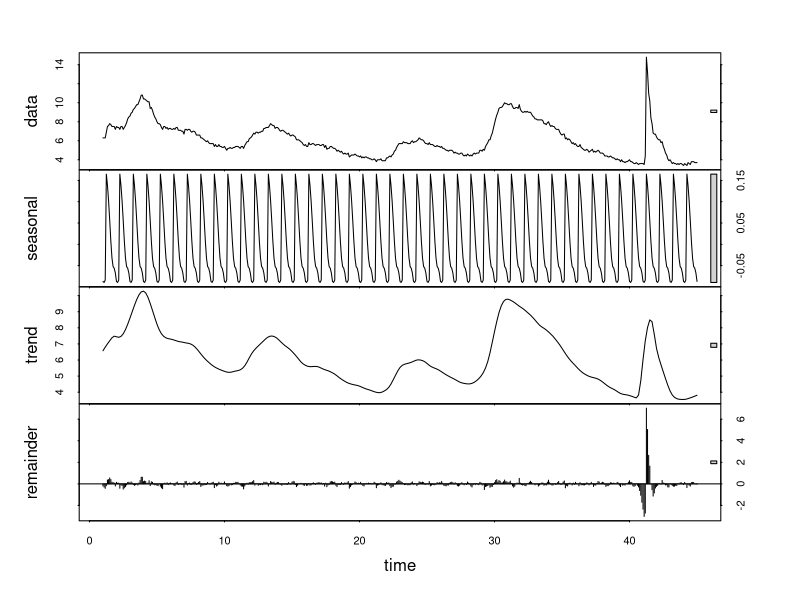
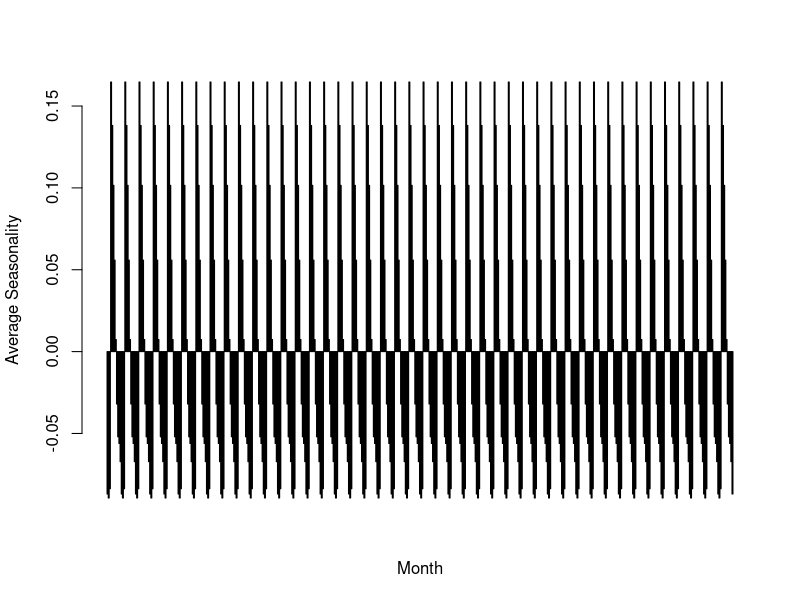
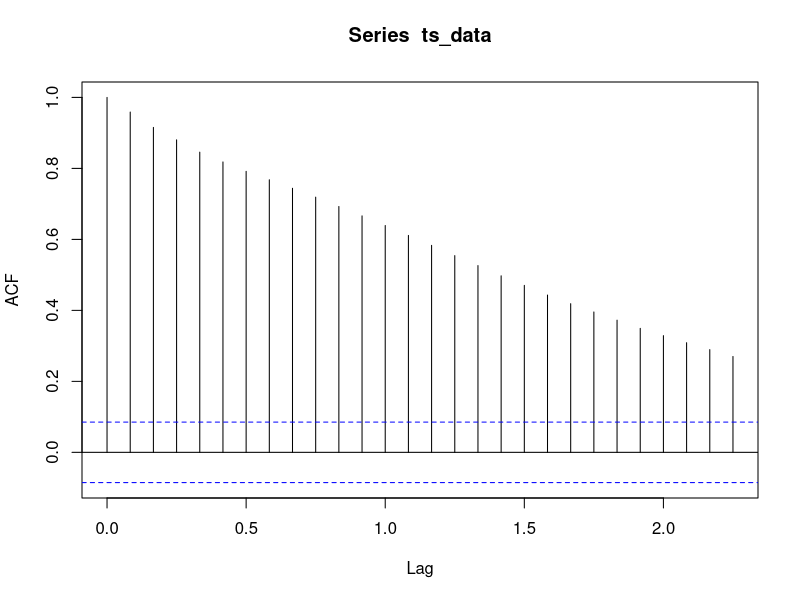
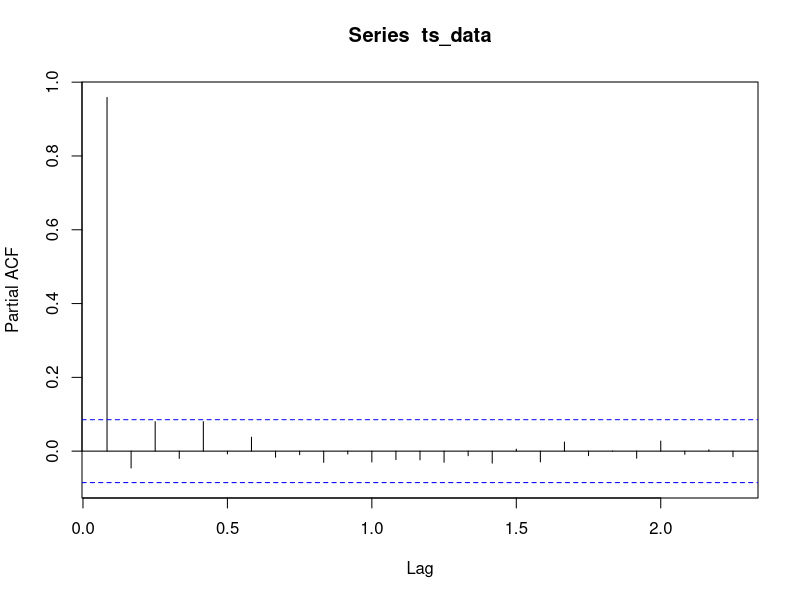
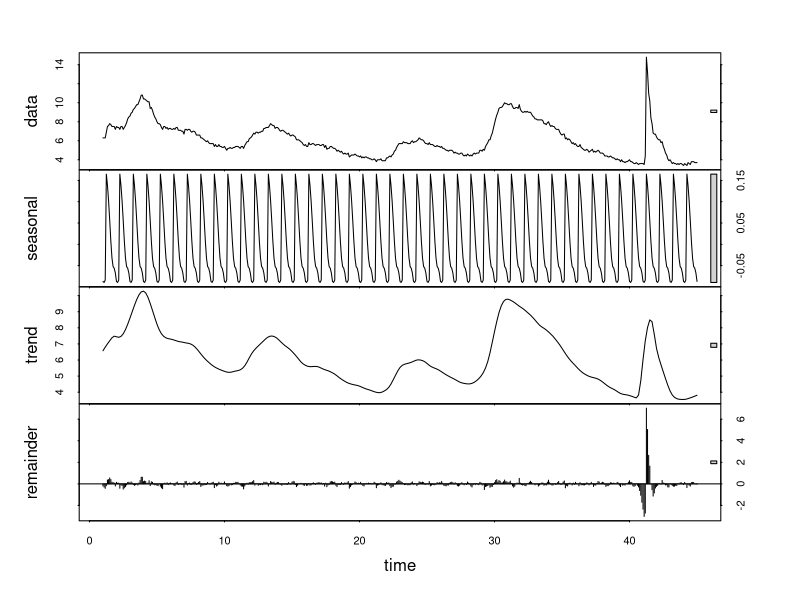
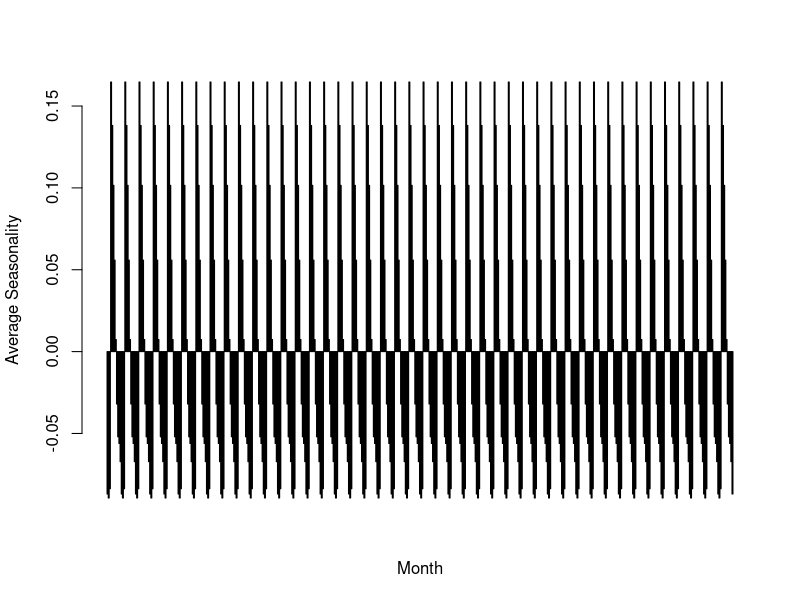
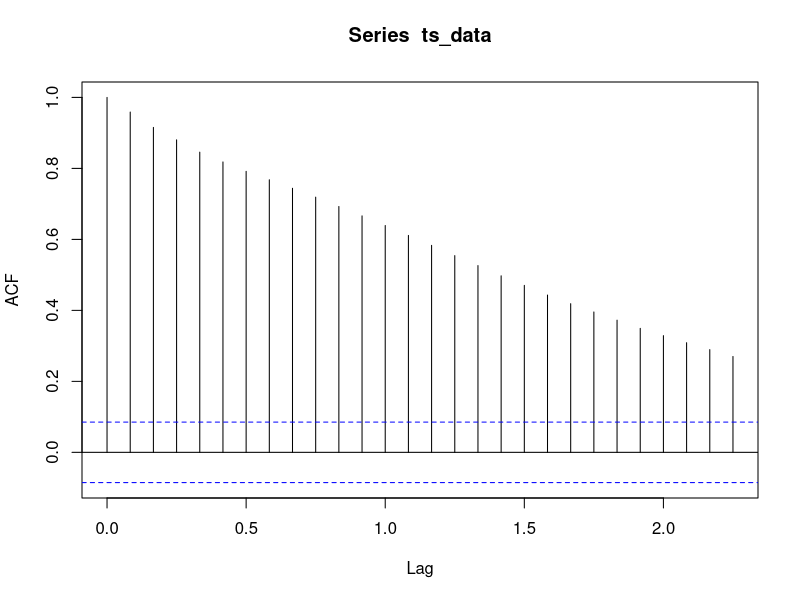
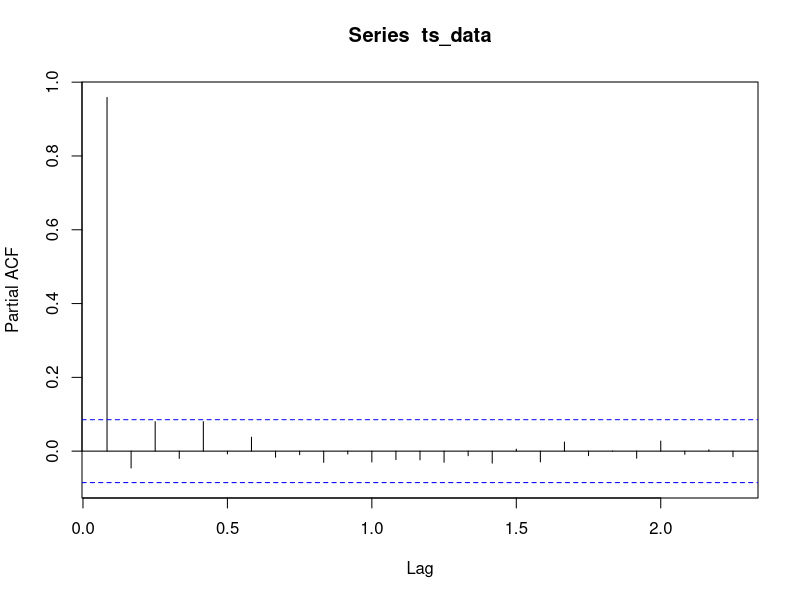

These charts were generated, in order, by the following R code:
library(ggplot2)
library(forecast)
#Load the data
library(readxl)
UNRATE <- read_excel("UNRATE.xlsx")
unemployed_data <- UNRATE

#Convert data into time series data
ts_data <- ts(unemployed_data$unrate,frequency = 12)

#Decompose the time series
decomposition<- stl(ts_data,s.window = "periodic")
#Plot the original data, trend, seasonality, and residual
plot(decomposition)

#Extract seasonality component
seasonality <- decomposition$time.series[,"seasonal"]

#calculate average monthly seasonality effect
average_seasonality<-rowMeans(matrix(seasonality,nrow=length(seasonality),byrow=TRUE))
#Plot the average monthly seasonality effect
barplot(average_seasonality,xlab="Month",ylab="Average Seasonality")

#ACF plot
acf(ts_data)

#PACF plot
pacf(ts_data)

#save the plots to a pdf file
pdf("E:/Mywork/Project of unemployed data.pdf")
plot(decomposition)
barplot(average_seasonality,xlab="Month",ylab="Average Seasonality")
acf(ts_data)
pacf(ts_data)
dev.off()
